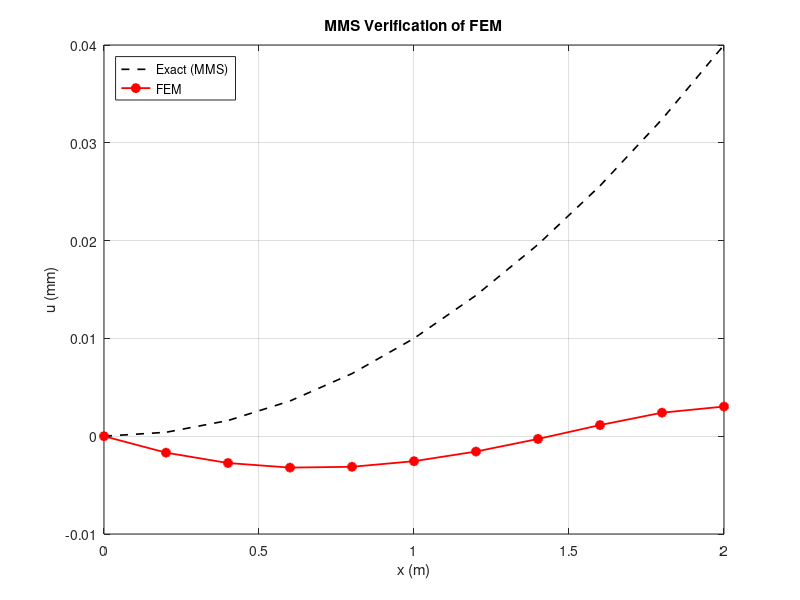

MATLAB code for this plot:
% ------------------------------------------------------------
% Manufactured Solution Verification (1D Tapered Bar)
% ------------------------------------------------------------
clear; clc; close all;

% ------------------------------------------------------------
% Part 1: Manufactured solution and body force
% ------------------------------------------------------------
alpha = 1e-5;

u_exact = @(x) alpha * x.^2;
du_exact = @(x) 2 * alpha * x;

% --- Define bar geometry and material (consistent with tapered_bar_fem) ---
L = 2.0;    % m
E = 210e9;  % Pa
A0 = 0.02;  % m^2
A1 = 0.005; % m^2
A_func = @(x) A0 + (A1 - A0) .* (x ./ L);

% --- Package inputs as struct ---
inputs.L = L;
inputs.E = E;
inputs.A = A_func;

% --- Define body force: b(x) = -(1/A)*d/dx(E*A*du/dx) ---
body_force = @(x, inputs) ...
    -(1 ./ inputs.A(x)) .* (inputs.E .* ...
    (((inputs.A(x+1e-6) - inputs.A(x-1e-6)) ./ (2e-6)) .* du_exact(x) + ...
     inputs.A(x) .* (2*alpha)));

% ------------------------------------------------------------
% Part 2: Finite Element Solver with body force
% ------------------------------------------------------------
function [nodes, u] = fem_solve(inputs, n_el, body_force, alpha)
    n_nodes = n_el + 1;
    nodes = linspace(0, inputs.L, n_nodes);
    elems = [(1:n_el)', (2:n_el+1)'];

    K = zeros(n_nodes);
    F = zeros(n_nodes, 1);

    % Gaussian quadrature (2-point)
    xi_q = [-1/sqrt(3), 1/sqrt(3)];
    w_q  = [1, 1];

    for e = 1:n_el
        i = elems(e,1);
        j = elems(e,2);
        x1 = nodes(i);
        x2 = nodes(j);
        le = x2 - x1;

        % Element stiffness matrix
        Ae = (inputs.A(x1) + inputs.A(x2)) / 2;
        ke = inputs.E * Ae / le * [1, -1; -1, 1];
        K(i:i+1, i:i+1) = K(i:i+1, i:i+1) + ke;

        % Element load vector (body force)
        fe = zeros(2,1);
        for q = 1:2
            xi = xi_q(q);
            w  = w_q(q);
            % Map xi to x
            x = 0.5*((1 - xi)*x1 + (1 + xi)*x2);
            N = [(1 - xi)/2, (1 + xi)/2];
            fe = fe + N' * inputs.A(x) * body_force(x, inputs) * (le/2) * w;
        end
        F(i:i+2-1) = F(i:i+2-1) + fe;
    end

    % Boundary conditions: u(0)=0
    u = zeros(n_nodes,1);
    fixed_dofs = 1;
    free_dofs = 2:n_nodes;

    % Reduced system
    K_ff = K(free_dofs, free_dofs);
    F_f  = F(free_dofs);

    % Solve
    u_f = K_ff \ F_f;
    u(free_dofs) = u_f;
end

% ------------------------------------------------------------
% Part 3: Run and compare
% ------------------------------------------------------------
n_el = 10;
[nodes, u_num] = fem_solve(inputs, n_el, body_force, alpha);

u_ex = u_exact(nodes);

% Relative L2 error
error = norm(u_num - u_ex) / norm(u_ex);
fprintf('Relative L2 error = %.6e\n', error);

% ------------------------------------------------------------
% Part 4: Plot comparison
% ------------------------------------------------------------
figure('Position',[100 100 600 400]);
plot(nodes, u_ex*1e3, 'k--', 'LineWidth',1.2); hold on;
plot(nodes, u_num*1e3, 'ro-', 'LineWidth',1.3, 'MarkerFaceColor','r');
xlabel('x (m)');
ylabel('u (mm)');
title('MMS Verification of FEM');
legend('Exact (MMS)', 'FEM', 'Location', 'NorthWest');
grid on;
